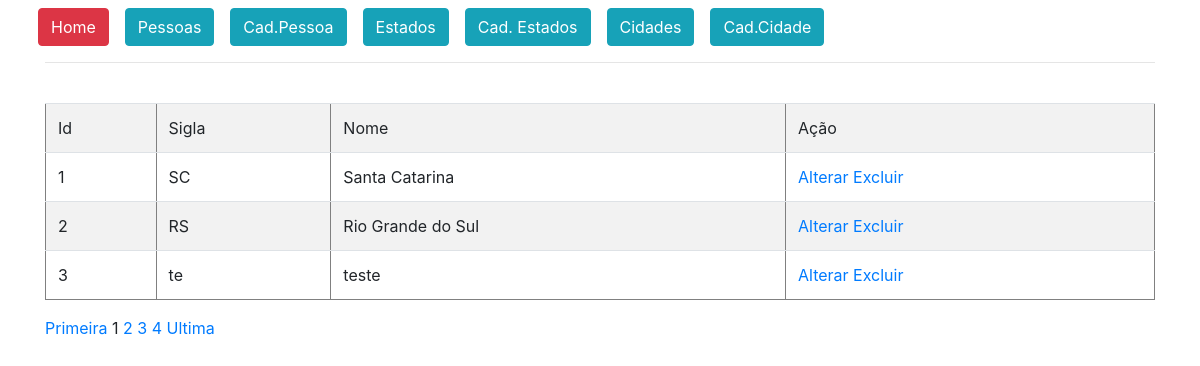
The page /painel.php?modulo=estados&pagina=listagem (signed in) on the database its author committed.
### tables this page shows
CREATE TABLE `menu` (
  `id` int(11) NOT NULL,
  `endereco` varchar(100) NOT NULL,
  `classe` varchar(100) NOT NULL,
  `descricao` varchar(100) NOT NULL,
  `ordem` int(11) NOT NULL
);

CREATE TABLE `estados` (
  `id` int(11) NOT NULL,
  `sigla` varchar(2) NOT NULL,
  `nome` varchar(80) NOT NULL
);

### cadastros/estados/listagem.php (the view, shortened to what this page needs)
<?php
    $pagina_atual = filter_input(INPUT_GET,'paginacao', FILTER_SANITIZE_NUMBER_INT);
    $pagina = (!empty($pagina_atual)) ? $pagina_atual : 1;
    $qnt_result_pg = 3;
    $inicio = ($qnt_result_pg * $pagina) - $qnt_result_pg;
    $conn = mysqli_connect('127.0.0.1', 'root', '', 'base_crud');
    $result_estados = "SELECT * FROM estados LIMIT $inicio, $qnt_result_pg";
    $resultado_estados = mysqli_query($conn, $result_estados);
    $html = '<br>';
    $html .= '<table border="1" class="table table-striped"><tr><td>Id</td><td>Sigla</td><td>Nome</td><td>Ação</td></tr>';
    while($row_estado = mysqli_fetch_assoc($resultado_estados)){
        $html .= '<tr>';
        $html .= "<td>" . $row_estado['id'] . "</td>";
        $html .= "<td>" . $row_estado['sigla'] . "</td>";
        $html .= "<td>" . $row_estado['nome'] . "</td>";
        $html .= "<td><a href='?modulo=estados&pagina=alterar&id=" . $row_estado['id'] ."'>Alterar </a>";
        $html .= "<a href='?modulo=estados&pagina=deletar&id=" . $row_estado['id'] ."'>Excluir</a></td>";
        $html .= '</tr>';
    }
    $html .= '</table>';
    echo $html;
    $result_pg = "SELECT COUNT(id) AS num_result FROM estados";
    $resultado_pg = mysqli_query($conn, $result_pg);
    $row_pg = mysqli_fetch_assoc($resultado_pg);
    $quantidade_pg = ceil($row_pg['num_result'] / $qnt_result_pg);
    $max_links = 100;
    echo "<a href='painel.php?modulo=estados&pagina=listagem&paginacao=1'>Primeira</a> ";
    echo "$pagina ";
    for($pag_dep = $pagina + 1; $pag_dep <= $pagina + $max_links; $pag_dep++){
        if($pag_dep <= $quantidade_pg){
            echo "<a href='painel.php?modulo=estados&pagina=listagem&paginacao=$pag_dep'>$pag_dep</a> ";
        }
    }
    echo "<a href='painel.php?modulo=estados&pagina=listagem&paginacao=$quantidade_pg'>Ultima</a>";
?>

### layouts/menu.php
<?php
    $stmt = $conn->prepare('SELECT * FROM menu order by ordem,descricao');
    $stmt->execute();
    $resultado = $stmt->fetchAll();
?>
<div class="row">
    <?php
        foreach ($resultado as $linha) {
            ?>
                <a href="<?=$linha['endereco']?>"
                class="<?=$linha['classe']?>">
                <?=$linha['descricao']?></a>
            <?php
        }
    ?>
    </div>
<hr>

### rows shown on the page
menu: descricao "Home"
menu: descricao "Pessoas"
menu: descricao "Cad.Pessoa"
menu: descricao "Estados"
menu: descricao "Cad. Estados"
menu: descricao "Cidades"
menu: descricao "Cad.Cidade"
estados: id "1", sigla "SC", nome "Santa Catarina"
estados: id "2", sigla "RS", nome "Rio Grande do Sul"
estados: id "3", sigla "te", nome "teste"

### other values the page prints
$pagina "1"
